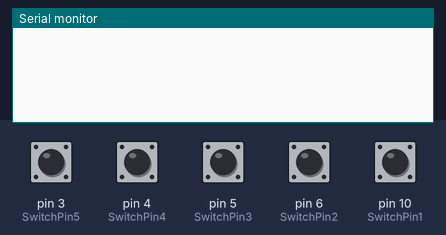
Simulated run of this sketch. Board: Arduino Nano, built with avr-gcc and run on an emulated ATmega328P. On the bench: the last lines printed to the serial monitor. Inputs (shaded band) come from the test bench; at power-on: pin 3 (SwitchPin5), pin 4 (SwitchPin4), pin 5 (SwitchPin3), pin 6 (SwitchPin2), pin 10 (SwitchPin1) HIGH. No radio packets arrive unless stated.

Above: at 1.2 s.
1.3 s: pin 3 (SwitchPin5) pulled LOW for 0.15 s
At 2.6 s:
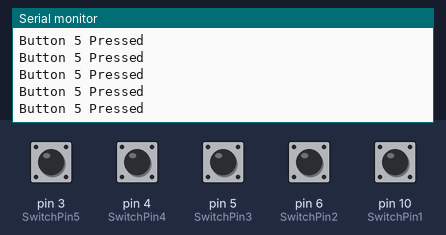
2.9 s: pin 4 (SwitchPin4) pulled LOW for 0.15 s
At 3.8 s:
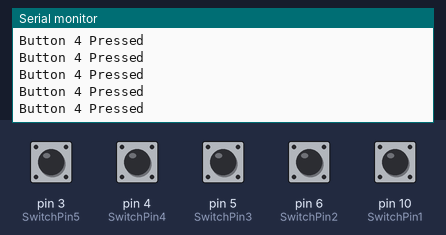
4.5 s: pin 5 (SwitchPin3) pulled LOW for 0.15 s
At 5.0 s:
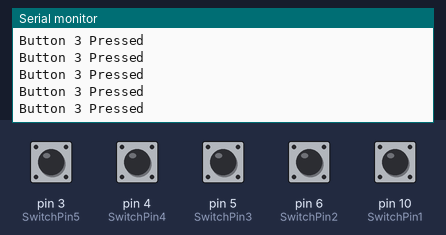
6.1 s: pin 6 (SwitchPin2) pulled LOW for 0.15 s
At 7.4 s:
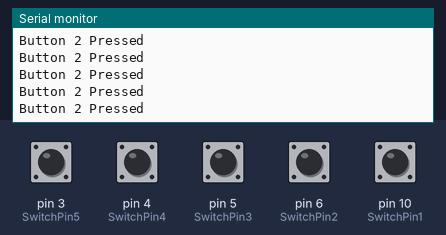
7.7 s: pin 10 (SwitchPin1) pulled LOW for 0.15 s
At 8.7 s:
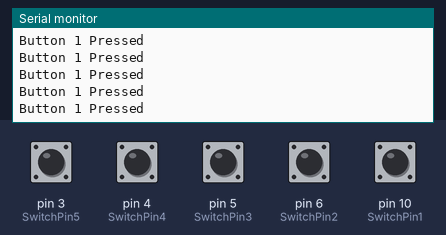
9.3 s: pin 3 (SwitchPin5) driven LOW and pin 4 (SwitchPin4) driven LOW
At 10.2 s:
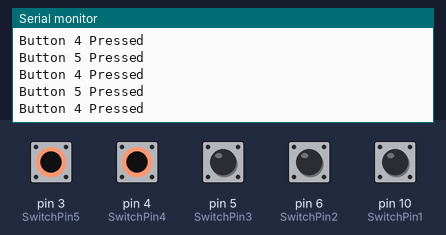
Timing chart, 0 to 12.3 s (numbered marks = the images above; inputs shaded):
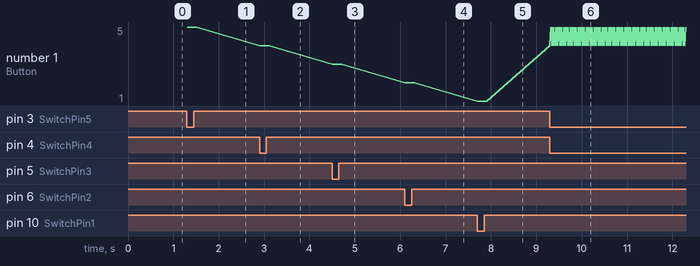

Measured:
- after the input at 1.3 s, the serial monitor: prints a new line at once (image 1)
- after the input at 2.9 s, the serial monitor: prints a new line at once (image 2)
- after the input at 4.5 s, the serial monitor: prints a new line at once (image 3)
- after the input at 6.1 s, the serial monitor: prints a new line at once (image 4)
- after the input at 7.7 s, the serial monitor: prints a new line at once (image 5)
- after the input at 9.3 s, the serial monitor: prints a new line at once (image 6)
- plotted number 1: 5 → 4 after the input at 2.9 s, 4 → 3 after the input at 4.5 s, 3 → 2 after the input at 6.1 s, 2 → 1 after the input at 7.7 s, 1 → 5 after the input at 9.3 s

The sketch:

TransmitterTestMk4.ino
```cpp
/*
Created by Yvan / https://Brainy-Bits.com
This code is in the public domain...
You can: copy it, use it, modify it, share it or just plain ignore it!
Thx!
*/

// NRF24L01 Module Tutorial - Code for Transmitter using Arduino NANO

//Include needed Libraries at beginning
#include "nRF24L01.h"  //NRF24L01 library created by TMRh20 https://github.com/TMRh20/RF24
#include "RF24.h"
#include "SPI.h"

#define SwitchPin1 10  // Arcade switch is connected to Pin 10 on NANO
#define SwitchPin2 6
#define SwitchPin3 5
#define SwitchPin4 4
#define SwitchPin5 3

int SentMessage[5] = { 0, 0, 0, 0, 0 };  // Used to store value before being sent through the NRF24L01

RF24 radio(7, 8);  // NRF24L01 used SPI pins + Pin 9 and 10 on the NANO

const uint64_t pipe = 0xE6E6E6E6E6E6;  // Needs to be the same for communicating between 2 NRF24L01


void setup() {
  Serial.begin(9600);
  pinMode(SwitchPin1, INPUT_PULLUP);  // Define the arcade switch NANO pin as an Input using Internal Pullups
  digitalWrite(SwitchPin1, HIGH);     // Set Pin to HIGH at beginning
  pinMode(SwitchPin2, INPUT_PULLUP);
  digitalWrite(SwitchPin2, HIGH);
  pinMode(SwitchPin3, INPUT_PULLUP);
  digitalWrite(SwitchPin3, HIGH);
  pinMode(SwitchPin4, INPUT_PULLUP);
  digitalWrite(SwitchPin4, HIGH);
  pinMode(SwitchPin5, INPUT_PULLUP);
  digitalWrite(SwitchPin5, HIGH);

  radio.begin();                // Start the NRF24L01
  radio.openWritingPipe(pipe);  // Get NRF24L01 ready to transmit
}

void loop(void) {

  if (digitalRead(SwitchPin1) == LOW) {  // If Switch is Activated
    SentMessage[0] = 1;
    Serial.write("Button 1 Pressed\n");
  } else {
    SentMessage[0] = 0;
  }
  if (digitalRead(SwitchPin2) == LOW) {
    SentMessage[1] = 1;
    Serial.write("Button 2 Pressed\n");
  } else {
    SentMessage[1] = 0;
  }
  if (digitalRead(SwitchPin3) == LOW) {
    SentMessage[2] = 1;
    Serial.write("Button 3 Pressed\n");
  } else {
    SentMessage[2] = 0;
  }
  if (digitalRead(SwitchPin4) == LOW) {
    SentMessage[3] = 1;
    Serial.write("Button 4 Pressed\n");
  } else {
    SentMessage[3] = 0;
  }
  if (digitalRead(SwitchPin5) == LOW) {
    SentMessage[4] = 1;
    Serial.write("Button 5 Pressed\n");
  } else {
    SentMessage[4] = 0;
  }

  radio.write(SentMessage, sizeof(SentMessage));  // Send value through NRF24L01
}
```
